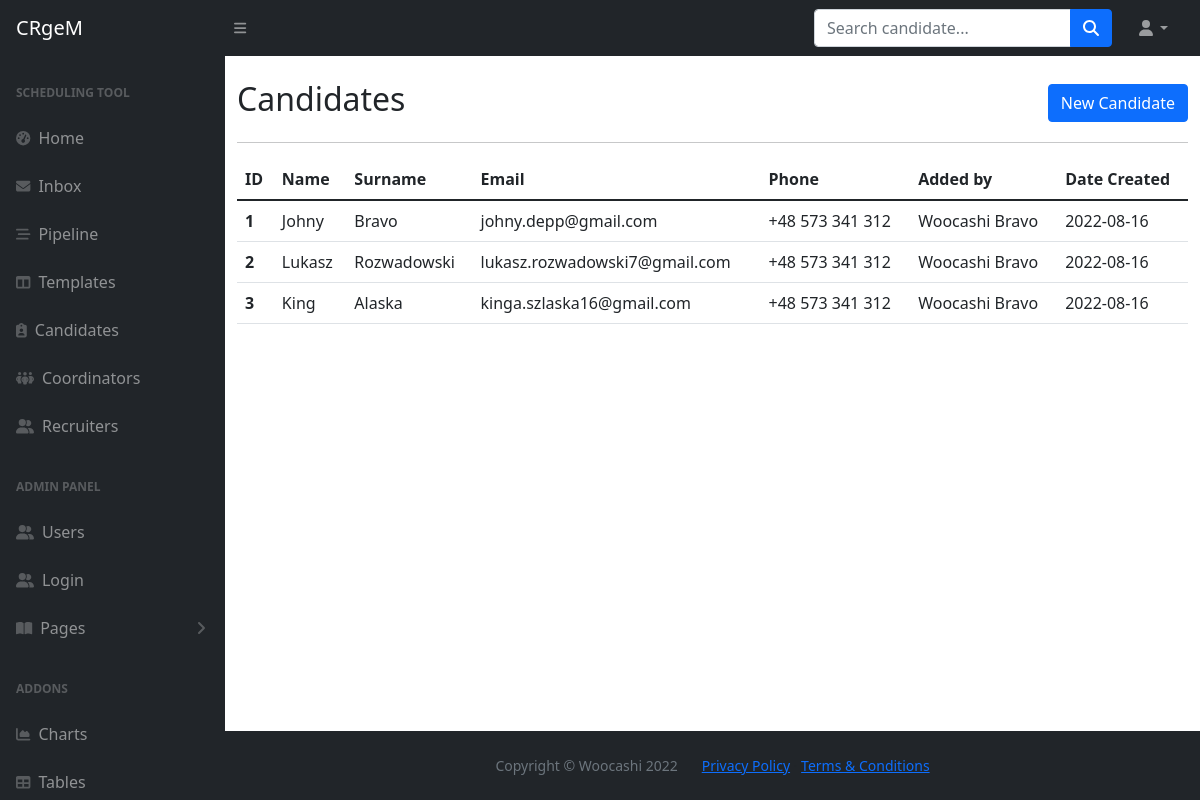
/candidates, run on an earlier commit of the app's database.
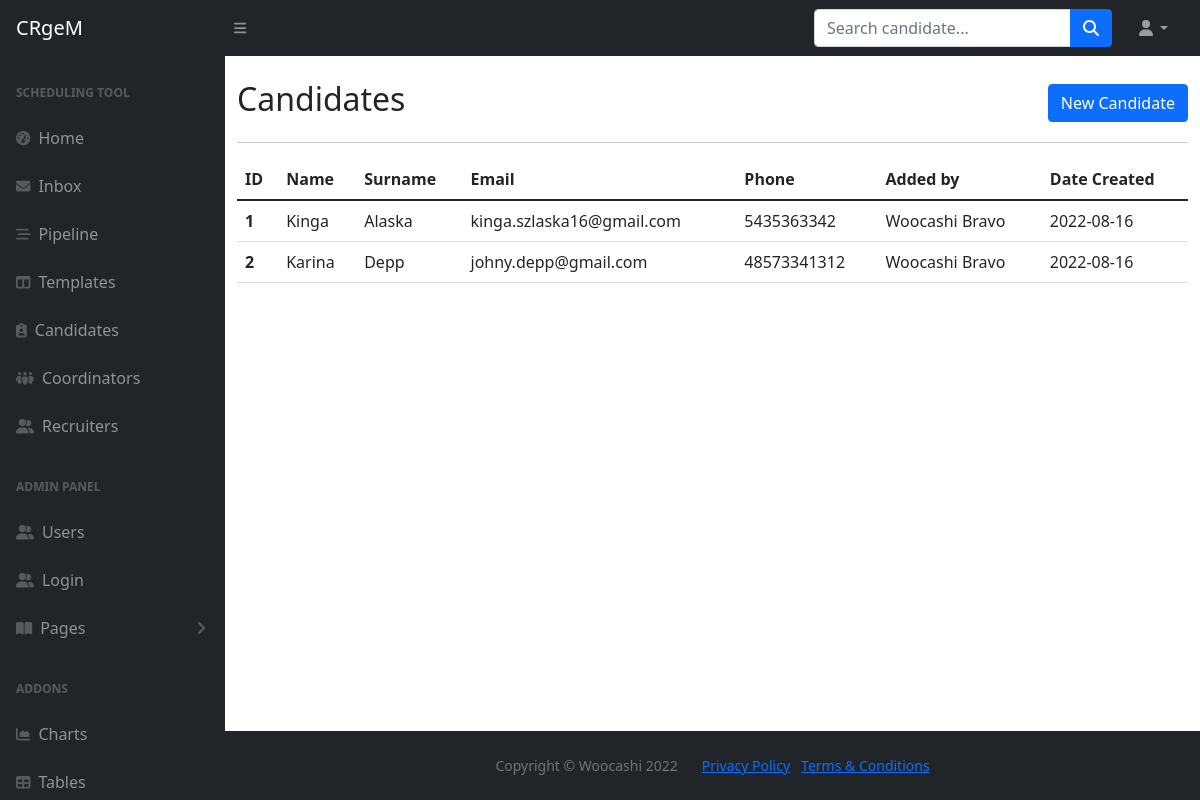
And on a later commit of the database.
### main.py (models this page shows)
class Candidate(db.Model, Base):
    __tablename__="candidates"
    id = db.Column(db.Integer, primary_key=True)
    first_name = db.Column(db.String, nullable=False)
    last_name = db.Column(db.String, nullable=False)
    full_name = db.Column(db.String, nullable=False)
    email = db.Column(db.String, nullable=False, unique=True)
    phone = db.Column(db.String, nullable=False)
    cv = db.Column(db.String, nullable=True)
    owner_id = Column(Integer, ForeignKey('users.id'))
    created_by = relationship("User", back_populates="candidates")
    created_date = db.Column(db.Date, nullable=False)
    tasks = relationship("Task", back_populates="candidate")

class User(db.Model, UserMixin, Base):
    __tablename__="users"
    id = db.Column(db.Integer, primary_key=True)
    first_name = db.Column(db.String, nullable=False)
    last_name = db.Column(db.String, nullable=False)
    full_name = db.Column(db.String, nullable=False)
    email = db.Column(db.String, nullable=False, unique=True)
    phone = db.Column(db.String, nullable=False)
    type = db.Column(db.String, nullable=False)
    password = db.Column(db.String, nullable=False)
    interviews = relationship("Interview", back_populates="created_by")
    templates = relationship("Template", back_populates="created_by")
    candidates = relationship("Candidate", back_populates="created_by")
    tasks_sent = relationship("Task", primaryjoin="User.id==Task.sender_id", back_populates="from_user")
    tasks_received = relationship("Task", primaryjoin="User.id==Task.recipient_id", back_populates="to_user")
    tasks_delegated = relationship("Task", primaryjoin="User.id==Task.delegate_id", back_populates="delegated_by")

### main.py (the view)
@app.route('/candidates')
def candidates():
    candidates = db.session.query(Candidate).all()
    return render_template('candidates.html', candidates=candidates, current_user=current_user)

### templates/candidates.html
{% import "bootstrap/wtf.html" as wtf %}
{% include 'header.html' %}
	<main>
		<div class="container mt-4">
			<div class="row d-flex align-items-center">
				<div class="col-lg-6">
					<h2>Candidates</h2>
				</div>
				<div class="col-lg-6 d-flex justify-content-end">
					<a class="btn btn-primary" href="{{url_for('candidates_new', form=form)}}">New Candidate</a>
				</div>
			</div>
			<hr>
			{% if candidates|length == 0 %}
			<p>There are no candidates registered in this CRM environment</p>
			{% else %}
			<table class="table">
				  <thead>
				    <tr>
				      <th scope="col">ID</th>
				      <th scope="col">Name</th>
				      <th scope="col">Surname</th>
				      <th scope="col">Email</th>
					    <th scope="col">Phone</th>
					    <th scope="col">Added by</th>
					    <th scope="col">Date Created</th>
				    </tr>
				  </thead>
				  <tbody>
				  {% for candidate in candidates %}
				    <tr>
				      <th scope="row">{{candidate.id}}</th>
				      <td>{{candidate.first_name}}</td>
				      <td>{{candidate.last_name}}</td>
				      <td>{{candidate.email}}</td>
					    <td>{{candidate.phone}}</td>
					    <td>{{candidate.created_by.full_name}}</td>
					    <td>{{candidate.created_date}}</td>
				    </tr>
				  {% endfor %}
				  </tbody>
				</table>
			{% endif %}
		</div>
	</main>
{% include 'footer.html' %}

### templates/header.html (shortened to what this page needs)
<!DOCTYPE html>
<html lang="en">
    <head>
        <link href="https://cdn.jsdelivr.net/npm/simple-datatables@latest/dist/style.css" rel="stylesheet" />
        <link href="{{ url_for('static', filename='css/styles.css') }}" rel="stylesheet" />
    </head>
    <body class="sb-nav-fixed">
        <nav class="sb-topnav navbar navbar-expand navbar-dark bg-dark">
            <a class="navbar-brand ps-3" href="{{ url_for('home') }}">CRgeM</a>
            <button class="btn btn-link btn-sm order-1 order-lg-0 me-4 me-lg-0" id="sidebarToggle" href="#!"><i class="fas fa-bars"></i></button>
            <form class="d-none d-md-inline-block form-inline ms-auto me-0 me-md-3 my-2 my-md-0">
                <div class="input-group">
                    <input class="form-control" type="text" placeholder="Search candidate..." aria-label="Search for..." aria-describedby="btnNavbarSearch" />
                    <button class="btn btn-primary" id="btnNavbarSearch" type="button"><i class="fas fa-search"></i></button>
                </div>
            </form>
            <ul class="navbar-nav ms-auto ms-md-0 me-3 me-lg-4">
                <li class="nav-item dropdown">
                    <a class="nav-link dropdown-toggle" id="navbarDropdown" href="#" role="button" data-bs-toggle="dropdown" aria-expanded="false"><i class="fas fa-user fa-fw"></i></a>
                </li>
            </ul>
        </nav>
        <div id="layoutSidenav">
            <div id="layoutSidenav_nav">
                <nav class="sb-sidenav accordion sb-sidenav-dark" id="sidenavAccordion">
                    <div class="sb-sidenav-menu">
                        <div class="nav">
                            <div class="sb-sidenav-menu-heading">Scheduling tool</div>
                            <a class="nav-link" href={{url_for('home')}}>
                                <div class="sb-nav-link-icon"><i class="fas fa-tachometer-alt"></i></div>
                                Home
                            <a class="nav-link" href="{{url_for('inbox')}}">
                                <div class="sb-nav-link-icon"><i class="fa-solid fa-envelope"></i></div>
                                Inbox
                            </a>
                            <a class="nav-link" href={{url_for('pipeline')}}>
                                <div class="sb-nav-link-icon"><i class="fa-solid fa-bars-staggered"></i></div>
                                Pipeline
                            </a>
                            <a class="nav-link" href={{url_for('templates')}}>
                                <div class="sb-nav-link-icon"><i class="fas fa-columns"></i></div>
                                Templates
                            </a>
                            <a class="nav-link" href={{url_for('candidates')}}>
                                <div class="sb-nav-link-icon me-2"><i class="fa-solid fa-clipboard-user"></i></div>
                                Candidates
                            </a>
                            <a class="nav-link" href='#'>
                                <div class="sb-nav-link-icon"><i class="fa-solid fa-people-group"></i></div>
                                Coordinators
                            </a>
                            <a class="nav-link" href="#">
                                <div class="sb-nav-link-icon"><i class="fa-solid fa-user-group"></i></div>
                                Recruiters
                            </a>
                            <div class="sb-sidenav-menu-heading">ADMIN PANEL</div>
                            <a class="nav-link" href="{{url_for('users')}}">
                                <div class="sb-nav-link-icon"><i class="fa-solid fa-user-group"></i></div>
                                Users
                            </a>
                            <a class="nav-link" href="{{url_for('login')}}">
                                <div class="sb-nav-link-icon"><i class="fa-solid fa-user-group"></i></div>
                                Login
                            </a>
                            <a class="nav-link collapsed" href="#" data-bs-toggle="collapse" data-bs-target="#collapsePages" aria-expanded="false" aria-controls="collapsePages">
                                <div class="sb-nav-link-icon"><i class="fas fa-book-open"></i></div>
                                Pages
                                <div class="sb-sidenav-collapse-arrow"><i class="fas fa-angle-down"></i></div>
                            </a>
                            <div class="sb-sidenav-menu-heading">Addons</div>
                            <a class="nav-link" href="charts.html">
                                <div class="sb-nav-link-icon"><i class="fas fa-chart-area"></i></div>
                                Charts
                            </a>
                            <a class="nav-link" href="tables.html">
                                <div class="sb-nav-link-icon"><i class="fas fa-table"></i></div>
                                Tables
                            </a>
                        </div>
                    </div>
                </nav>
            </div>
            <div id="layoutSidenav_content">

### templates/footer.html (shortened to what this page needs)
<footer class="py-4 bg-dark mt-auto">
                    <div class="container-fluid px-4">
                        <div class="d-flex align-items-center justify-content-center small">
                            <div class="text-muted me-4">Copyright &copy; Woocashi 2022</div>
                            <div>
                                <a href="#">Privacy Policy</a>
                                &middot;
                                <a href="#">Terms &amp; Conditions</a>
                            </div>
                        </div>
                    </div>
                </footer>
            </div>
        </div>
    </body>
</html>

What changed in the data, as far as the page shows it:
removed Candidate: id "3", first_name "King", last_name "Alaska", email "kinga.szlaska16@gmail.com", phone "+48 573 341 312", created_by.full_name "Woocashi Bravo", created_date "2022-08-16"
changed Candidate id 1: first_name "Johny" → "Kinga"; last_name "Bravo" → "Alaska"; email "johny.depp@gmail.com" → "kinga.szlaska16@gmail.com"; phone "+48 573 341 312" → "5435363342"
changed Candidate id 2: first_name "Lukasz" → "Karina"; last_name "Rozwadowski" → "Depp"; email "lukasz.rozwadowski7@gmail.com" → "johny.depp@gmail.com"; phone "+48 573 341 312" → "48573341312"
